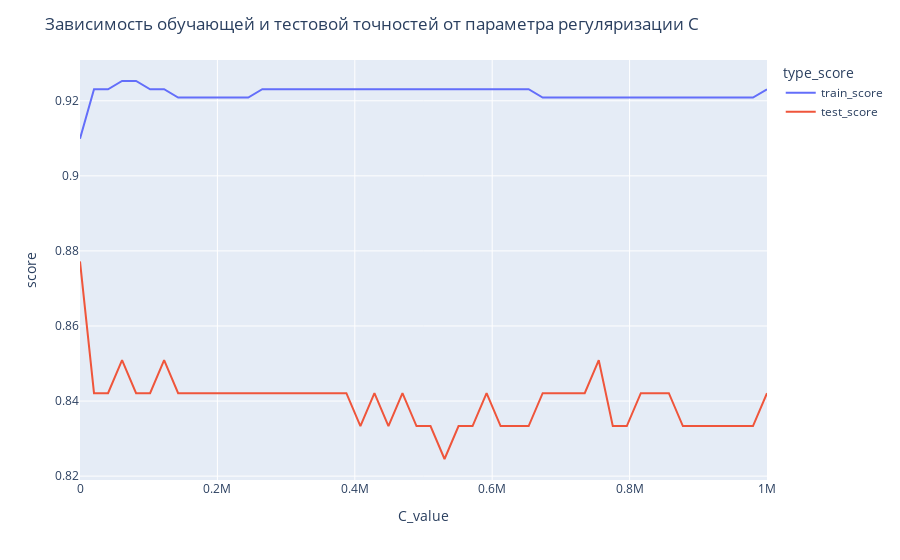

Notebook code for this chart:
### Code cell
fig = px.line(df, x='C_value', y='score', color='type_score')
fig['layout'].update(title_text='Зависимость обучающей и тестовой точностей от параметра регуляризации C')
fig.show()
